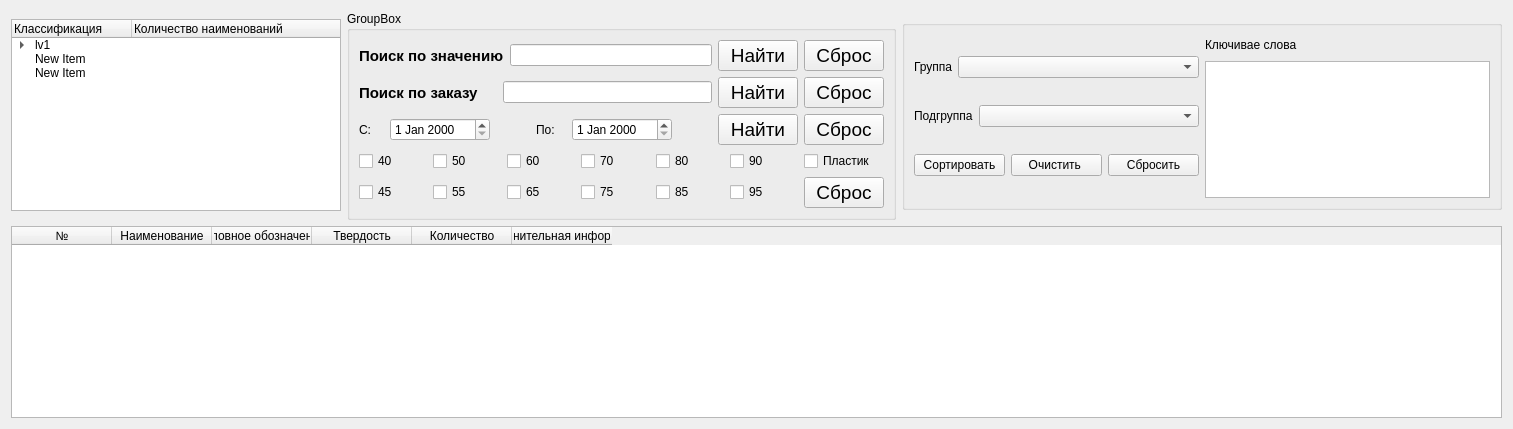
      <widget class="QWidget" name="tab_stor">
       <attribute name="title">
        <string>Склад</string>
       </attribute>
       <layout class="QVBoxLayout" name="verticalLayout_17">
        <item>
         <layout class="QHBoxLayout" name="lay_menu_stor">
          <item>
           <widget class="QTreeWidget" name="tree_stor">
            <property name="sizePolicy">
             <sizepolicy hsizetype="Maximum" vsizetype="Maximum">
              <horstretch>0</horstretch>
              <verstretch>0</verstretch>
             </sizepolicy>
            </property>
            <property name="minimumSize">
             <size>
              <width>330</width>
              <height>180</height>
             </size>
            </property>
            <property name="font">
             <font>
              <weight>62</weight>
              <italic>false</italic>
              <bold>true</bold>
             </font>
            </property>
            <property name="editTriggers">
             <set>QAbstractItemView::NoEditTriggers</set>
            </property>
            <attribute name="headerDefaultSectionSize">
             <number>120</number>
            </attribute>
            <column>
             <property name="text">
              <string notr="true">Классификация</string>
             </property>
            </column>
            <column>
             <property name="text">
              <string>Количество наименований</string>
             </property>
            </column>
            <item>
             <property name="text">
              <string>lv1</string>
             </property>
             <item>
              <property name="text">
               <string>lv2</string>
              </property>
             </item>
            </item>
            <item>
             <property name="text">
              <string>New Item</string>
             </property>
            </item>
            <item>
             <property name="text">
              <string>New Item</string>
             </property>
            </item>
           </widget>
          </item>
          <item>
           <widget class="QGroupBox" name="box_serch_stor">
            <property name="sizePolicy">
             <sizepolicy hsizetype="Preferred" vsizetype="Maximum">
              <horstretch>0</horstretch>
              <verstretch>0</verstretch>
             </sizepolicy>
            </property>
            <property name="title">
             <string>GroupBox</string>
            </property>
            <layout class="QVBoxLayout" name="verticalLayout_7">
             <item>
              <layout class="QHBoxLayout" name="lay_value_serch_stor">
               <item>
                <widget class="QLabel" name="label_value_serch_stor">
                 <property name="font">
                  <font>
                   <pointsize>11</pointsize>
                   <weight>75</weight>
                   <italic>false</italic>
                   <bold>true</bold>
                  </font>
                 </property>
                 <property name="text">
                  <string>Поиск по значению</string>
                 </property>
                </widget>
               </item>
               <item>
                <widget class="QLineEdit" name="lineedit_value_serch_stor"/>
               </item>
               <item>
                <widget class="QPushButton" name="pushbutton_ok_value_serch_stor">
                 <property name="font">
                  <font>
                   <pointsize>14</pointsize>
                   <weight>50</weight>
                   <italic>false</italic>
                   <bold>false</bold>
                  </font>
                 </property>
                 <property name="text">
                  <string>Найти</string>
                 </property>
                </widget>
               </item>
               <item>
                <widget class="QPushButton" name="pushButton_cancel_value_serch_stor">
                 <property name="font">
                  <font>
                   <pointsize>14</pointsize>
                   <weight>50</weight>
                   <italic>false</italic>
                   <bold>false</bold>
                  </font>
                 </property>
                 <property name="text">
                  <string>Сброс</string>
                 </property>
                </widget>
               </item>
              </layout>
             </item>
             <item>
              <layout class="QHBoxLayout" name="lay_nomber_serch_stor">
               <item>
                <widget class="QLabel" name="label_nomber_serch_stor">
                 <property name="font">
                  <font>
                   <pointsize>11</pointsize>
                   <weight>75</weight>
                   <italic>false</italic>
                   <bold>true</bold>
                  </font>
                 </property>
                 <property name="text">
                  <string>Поиск по заказу</string>
                 </property>
                </widget>
               </item>
               <item>
                <spacer name="hspacer_nomber_serch_stor">
                 <property name="orientation">
                  <enum>Qt::Horizontal</enum>
                 </property>
                 <property name="sizeType">
                  <enum>QSizePolicy::Fixed</enum>
                 </property>
                 <property name="sizeHint" stdset="0">
                  <size>
                   <width>18</width>
                   <height>20</height>
                  </size>
                 </property>
                </spacer>
               </item>
               <item>
                <widget class="QLineEdit" name="lineedit_nomber_serch_stor"/>
               </item>
               <item>
                <widget class="QPushButton" name="pushbutton_ok_nomber_serch_stor">
                 <property name="font">
                  <font>
                   <pointsize>14</pointsize>
                   <weight>50</weight>
                   <italic>false</italic>
                   <bold>false</bold>
                  </font>
                 </property>
                 <property name="text">
                  <string>Найти</string>
                 </property>
                </widget>
               </item>
               <item>
                <widget class="QPushButton" name="pushbutton_cancel_nomber_serch_stor">
                 <property name="font">
                  <font>
                   <pointsize>14</pointsize>
                   <weight>50</weight>
                   <italic>false</italic>
                   <bold>false</bold>
                  </font>
                 </property>
                 <property name="text">
                  <string>Сброс</string>
                 </property>
                </widget>
               </item>
              </layout>
             </item>
             <item>
              <layout class="QHBoxLayout" name="lay_date_serch_stor">
               <item>
                <widget class="QLabel" name="label1_data_serch_stor">
                 <property name="minimumSize">
                  <size>
                   <width>25</width>
                   <height>0</height>
                  </size>
                 </property>
                 <property name="maximumSize">
                  <size>
                   <width>9</width>
                   <height>16777215</height>
                  </size>
                 </property>
                 <property name="text">
                  <string>С:</string>
                 </property>
                </widget>
               </item>
               <item>
                <widget class="QDateEdit" name="dateedit_start_serch_stor">
                 <property name="minimumSize">
                  <size>
                   <width>100</width>
                   <height>0</height>
                  </size>
                 </property>
                </widget>
               </item>
               <item>
                <spacer name="hspacer2__data_serch_stor">
                 <property name="orientation">
                  <enum>Qt::Horizontal</enum>
                 </property>
                 <property name="sizeType">
                  <enum>QSizePolicy::Fixed</enum>
                 </property>
                 <property name="sizeHint" stdset="0">
                  <size>
                   <width>40</width>
                   <height>20</height>
                  </size>
                 </property>
                </spacer>
               </item>
               <item>
                <widget class="QLabel" name="label2_data_serch_stor">
                 <property name="minimumSize">
                  <size>
                   <width>30</width>
                   <height>0</height>
                  </size>
                 </property>
                 <property name="maximumSize">
                  <size>
                   <width>15</width>
                   <height>16777215</height>
                  </size>
                 </property>
                 <property name="text">
                  <string>По:</string>
                 </property>
                </widget>
               </item>
               <item>
                <widget class="QDateEdit" name="dateedit_finish_serch_stor">
                 <property name="sizePolicy">
                  <sizepolicy hsizetype="Minimum" vsizetype="Fixed">
                   <horstretch>0</horstretch>
                   <verstretch>0</verstretch>
                  </sizepolicy>
                 </property>
                 <property name="minimumSize">
                  <size>
                   <width>100</width>
                   <height>0</height>
                  </size>
                 </property>
                </widget>
               </item>
               <item>
                <spacer name="hspacer1_data_serch_stor">
                 <property name="orientation">
                  <enum>Qt::Horizontal</enum>
                 </property>
                 <property name="sizeType">
                  <enum>QSizePolicy::Fixed</enum>
                 </property>
                 <property name="sizeHint" stdset="0">
                  <size>
                   <width>40</width>
                   <height>20</height>
                  </size>
                 </property>
                </spacer>
               </item>
               <item>
                <widget class="QPushButton" name="pushbutton_ok_data_serch_stor">
                 <property name="font">
                  <font>
                   <pointsize>14</pointsize>
                   <weight>50</weight>
                   <italic>false</italic>
                   <bold>false</bold>
                  </font>
                 </property>
                 <property name="text">
                  <string>Найти</string>
                 </property>
                </widget>
               </item>
               <item>
                <widget class="QPushButton" name="pushbutton_cancel_data_serch_stor">
                 <property name="font">
                  <font>
                   <pointsize>14</pointsize>
                   <weight>50</weight>
                   <italic>false</italic>
                   <bold>false</bold>
                  </font>
                 </property>
                 <property name="text">
                  <string>Сброс</string>
                 </property>
                </widget>
               </item>
              </layout>
             </item>
             <item>
              <layout class="QGridLayout" name="lay_hard_serch_stor">
               <item row="1" column="5">
                <widget class="QCheckBox" name="checkbox_95_hard_serch_stor">
                 <property name="text">
                  <string>95</string>
                 </property>
                </widget>
               </item>
               <item row="0" column="5">
                <widget class="QCheckBox" name="checkbox_90_hard_serch_stor">
                 <property name="text">
                  <string>90</string>
                 </property>
                </widget>
               </item>
               <item row="1" column="6">
                <widget class="QPushButton" name="pushbutton_cancel_hard_serch_stor">
                 <property name="font">
                  <font>
                   <pointsize>14</pointsize>
                   <weight>50</weight>
                   <italic>false</italic>
                   <bold>false</bold>
                  </font>
                 </property>
                 <property name="text">
                  <string>Сброс</string>
                 </property>
                </widget>
               </item>
               <item row="1" column="4">
                <widget class="QCheckBox" name="checkbox_85_hard_serch_stor">
                 <property name="text">
                  <string>85</string>
                 </property>
                </widget>
               </item>
               <item row="1" column="0">
                <widget class="QCheckBox" name="checkbox_45_hard_serch_stor">
                 <property name="text">
                  <string>45</string>
                 </property>
                </widget>
               </item>
               <item row="1" column="2">
                <widget class="QCheckBox" name="checkbox_65_hard_serch_stor">
                 <property name="text">
                  <string>65</string>
                 </property>
                </widget>
               </item>
               <item row="1" column="3">
                <widget class="QCheckBox" name="checkbox_75_hard_serch_stor">
                 <property name="text">
                  <string>75</string>
                 </property>
                </widget>
               </item>
               <item row="1" column="1">
                <widget class="QCheckBox" name="checkbox_55_hard_serch_stor">
                 <property name="text">
                  <string>55</string>
                 </property>
                </widget>
               </item>
               <item row="0" column="6">
                <widget class="QCheckBox" name="checkbox_plast_hard_serch_stor">
                 <property name="text">
                  <string>Пластик</string>
                 </property>
                </widget>
               </item>
               <item row="0" column="4">
                <widget class="QCheckBox" name="checkbox_80_hard_serch_stor">
                 <property name="text">
                  <string>80</string>
                 </property>
                </widget>
               </item>
               <item row="0" column="3">
                <widget class="QCheckBox" name="checkbox_70_hard_serch_stor">
                 <property name="text">
                  <string>70</string>
                 </property>
                </widget>
               </item>
               <item row="0" column="0">
                <widget class="QCheckBox" name="checkbox_40_hard_serch_stor">
                 <property name="text">
                  <string>40</string>
                 </property>
                </widget>
               </item>
               <item row="0" column="1">
                <widget class="QCheckBox" name="checkbox_50_hard_serch_stor">
                 <property name="text">
                  <string>50</string>
                 </property>
                </widget>
               </item>
               <item row="0" column="2">
                <widget class="QCheckBox" name="checkbox_60_hard_serch_stor">
                 <property name="text">
                  <string>60</string>
                 </property>
                </widget>
               </item>
              </layout>
             </item>
            </layout>
           </widget>
          </item>
          <item>
           <widget class="QGroupBox" name="groupBox_3">
            <property name="sizePolicy">
             <sizepolicy hsizetype="Preferred" vsizetype="Maximum">
              <horstretch>0</horstretch>
              <verstretch>0</verstretch>
             </sizepolicy>
            </property>
            <property name="minimumSize">
             <size>
              <width>600</width>
              <height>0</height>
             </size>
            </property>
            <property name="maximumSize">
             <size>
              <width>16777215</width>
              <height>190</height>
             </size>
            </property>
            <property name="title">
             <string/>
            </property>
            <layout class="QHBoxLayout" name="horizontalLayout_16">
             <item>
              <layout class="QVBoxLayout" name="verticalLayout_22">
               <item>
                <layout class="QHBoxLayout" name="horizontalLayout_17">
                 <item>
                  <widget class="QLabel" name="label_7">
                   <property name="text">
                    <string>Группа</string>
                   </property>
                  </widget>
                 </item>
                 <item>
                  <widget class="QComboBox" name="comboBox_5">
                   <property name="sizePolicy">
                    <sizepolicy hsizetype="Expanding" vsizetype="Fixed">
                     <horstretch>0</horstretch>
                     <verstretch>0</verstretch>
                    </sizepolicy>
                   </property>
                   <property name="maximumSize">
                    <size>
                     <width>260</width>
                     <height>16777215</height>
                    </size>
                   </property>
                  </widget>
                 </item>
                </layout>
               </item>
               <item>
                <layout class="QHBoxLayout" name="horizontalLayout_18">
                 <item>
                  <widget class="QLabel" name="label_8">
                   <property name="text">
                    <string>Подгруппа</string>
                   </property>
                  </widget>
                 </item>
                 <item>
                  <widget class="QComboBox" name="comboBox_6">
                   <property name="sizePolicy">
                    <sizepolicy hsizetype="Expanding" vsizetype="Fixed">
                     <horstretch>0</horstretch>
                     <verstretch>0</verstretch>
                    </sizepolicy>
                   </property>
                   <property name="maximumSize">
                    <size>
                     <width>260</width>
                     <height>16777215</height>
                    </size>
                   </property>
                  </widget>
                 </item>
                </layout>
               </item>
               <item>
                <layout class="QHBoxLayout" name="horizontalLayout_19">
                 <item>
                  <widget class="QPushButton" name="pushButton_8">
                   <property name="text">
                    <string>Сортировать</string>
                   </property>
                  </widget>
                 </item>
                 <item>
                  <widget class="QPushButton" name="pushButton_9">
                   <property name="text">
                    <string>Очистить </string>
                   </property>
                  </widget>
                 </item>
                 <item>
                  <widget class="QPushButton" name="pushButton_10">
                   <property name="text">
                    <string>Сбросить</string>
                   </property>
                  </widget>
                 </item>
                </layout>
               </item>
              </layout>
             </item>
             <item>
              <layout class="QVBoxLayout" name="verticalLayout_23">
               <item>
                <layout class="QHBoxLayout" name="horizontalLayout_20">
                 <item>
                  <widget class="QLabel" name="label_9">
                   <property name="text">
                    <string>Ключивае слова</string>
                   </property>
                  </widget>
                 </item>
                 <item>
                  <spacer name="horizontalSpacer_4">
                   <property name="orientation">
                    <enum>Qt::Horizontal</enum>
                   </property>
                   <property name="sizeHint" stdset="0">
                    <size>
                     <width>40</width>
                     <height>20</height>
                    </size>
                   </property>
                  </spacer>
                 </item>
                </layout>
               </item>
               <item>
                <widget class="QListWidget" name="listWidget_3">
                 <property name="editTriggers">
                  <set>QAbstractItemView::NoEditTriggers</set>
                 </property>
                </widget>
               </item>
              </layout>
             </item>
            </layout>
           </widget>
          </item>
         </layout>
        </item>
        <item>
         <widget class="QTableWidget" name="table_stor">
          <property name="editTriggers">
           <set>QAbstractItemView::NoEditTriggers</set>
          </property>
          <column>
           <property name="text">
            <string>№</string>
           </property>
          </column>
          <column>
           <property name="text">
            <string>Наименование</string>
           </property>
          </column>
          <column>
           <property name="text">
            <string>Условное обозначение</string>
           </property>
          </column>
          <column>
           <property name="text">
            <string>Твердость</string>
           </property>
          </column>
          <column>
           <property name="text">
            <string>Количество</string>
           </property>
          </column>
          <column>
           <property name="text">
            <string>Дополнительная информация</string>
           </property>
          </column>
         </widget>
        </item>
       </layout>
      </widget>
